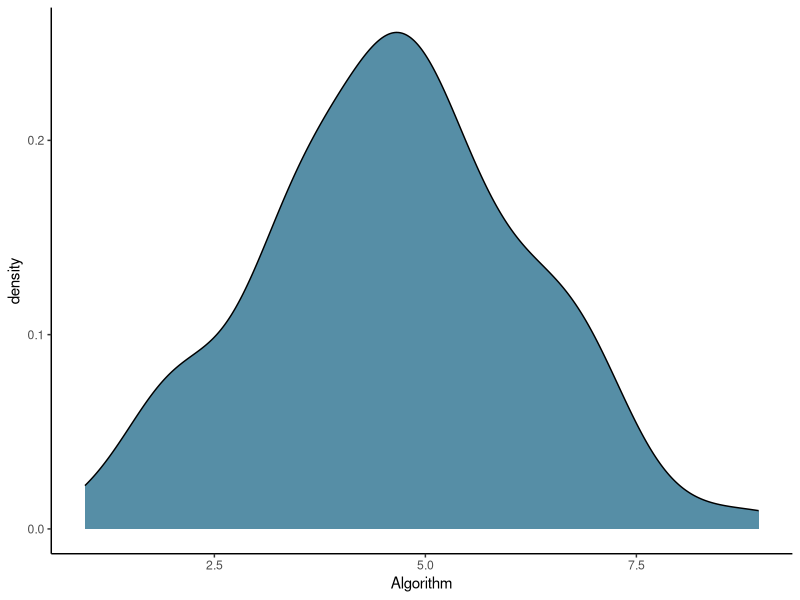
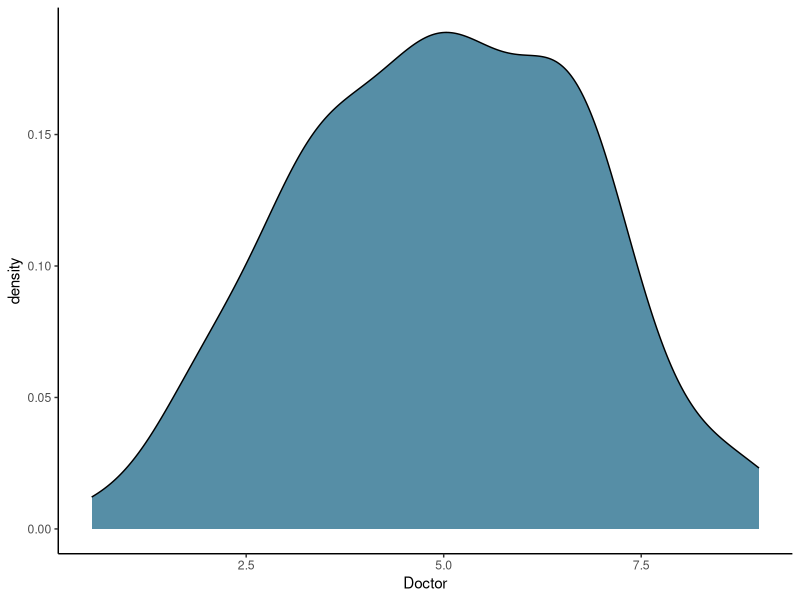
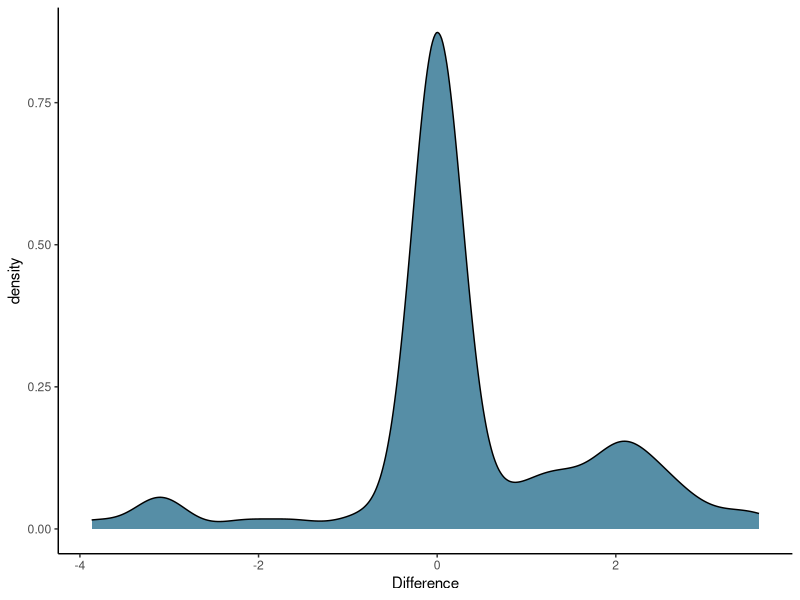
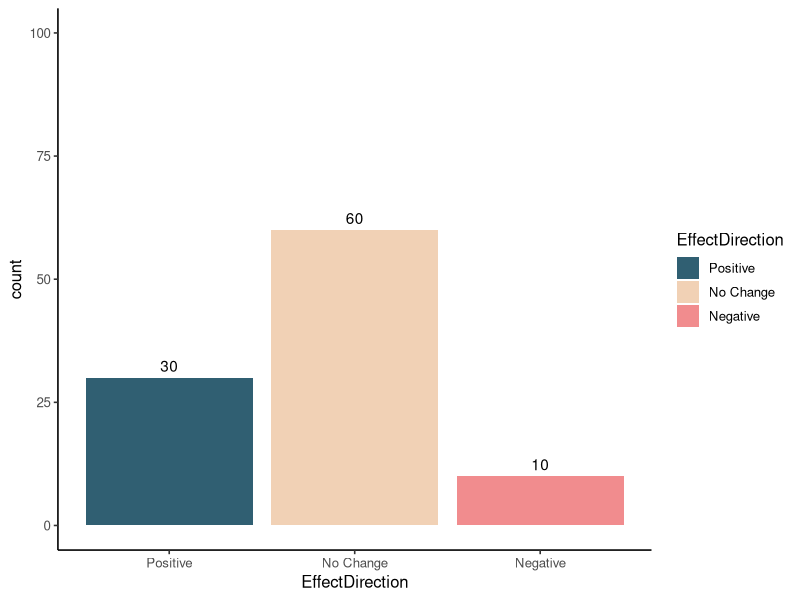
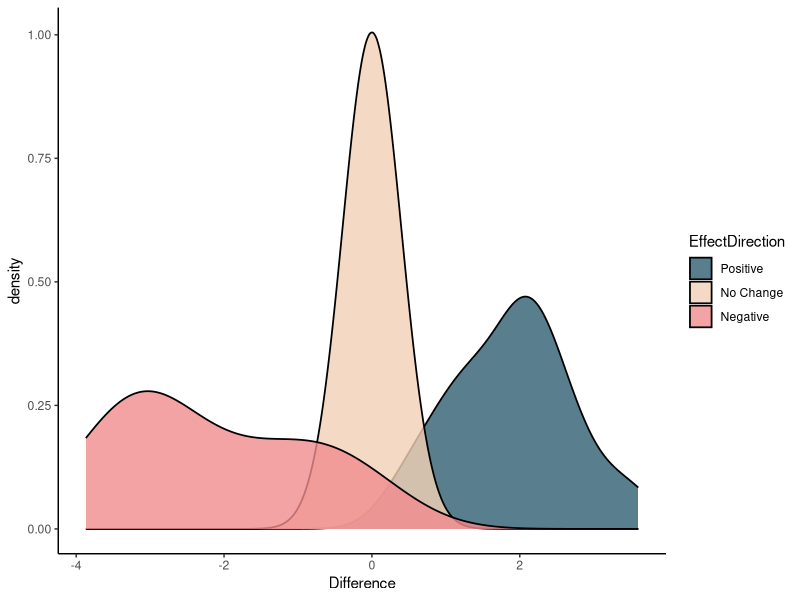
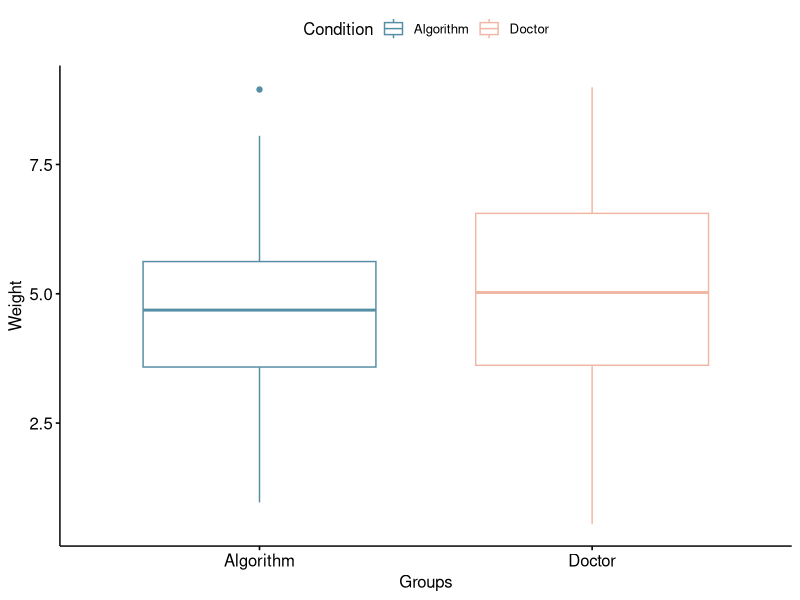
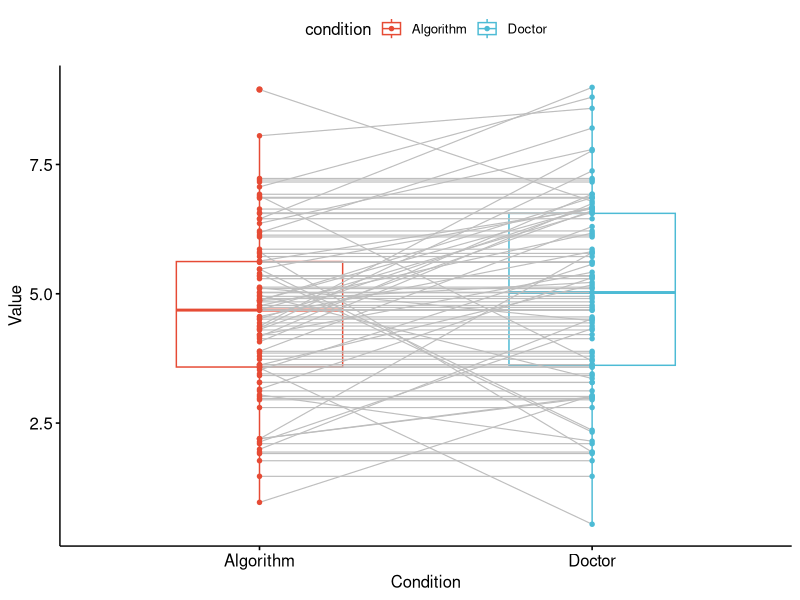
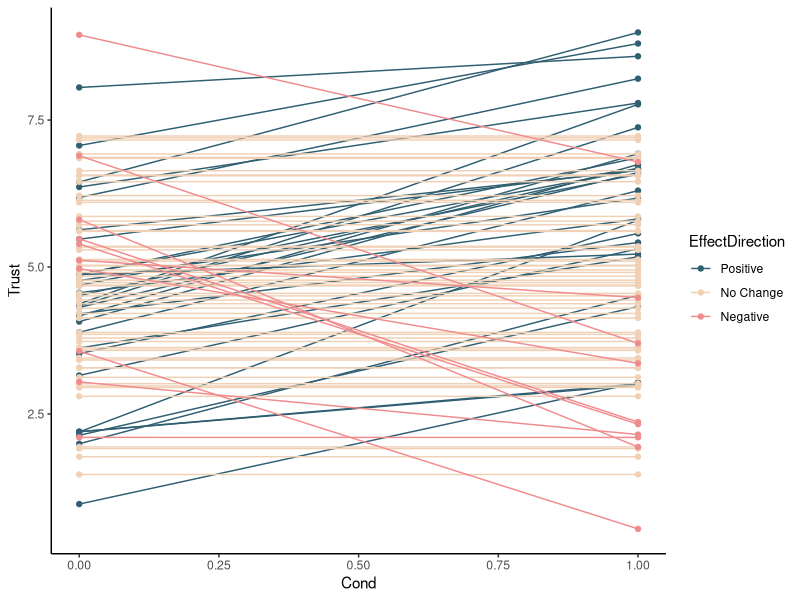

R code for these plots, in order:
## ---- chunk 1
knitr::opts_chunk$set(echo = TRUE)
## ---- chunk 2
if(!require(tidyverse))  {install.packages("tidyverse")}
if(!require(psych))  {install.packages("psych")}
if(!require(ggplot2))  {install.packages("ggplot2")}
if(!require(afex))  {install.packages("afex")}
if(!require(ggpubr))  {install.packages("ggpubr")}
if(!require(reshape))  {install.packages("reshape")}
if(!require(ggpubr))  {install.packages("ggpubr")}
if(!require(ggsci))  {install.packages("ggsci")}
if(!require(rstatix))  {install.packages("rstatix")}
if(!require(readr))  {install.packages("readr")}
## ---- chunk 3
Pos <- rnorm(30, mean = 2, sd = 1)
#Ensuring no negative values
Pos <- pmax(Pos, .0001)
describe(Pos)
## ---- chunk 4
Equal <- rnorm(60, mean = 0, sd = 0)
describe(Equal)
## ---- chunk 5
Neg <- rnorm(10, mean = -2, sd = 1)
# ensuring no positive values
Neg <- pmin(Neg, -.0001)

describe(Neg)
## ---- chunk 6
Difference <- c(Pos, Equal, Neg)
## ---- chunk 7
Algorithm <- rnorm(100, mean = 5, sd = 1.5)
describe(Algorithm)
## ---- chunk 8
SampleData <- as.data.frame(cbind(Algorithm, Difference))

summary(SampleData)
## ---- chunk 9
ggplot(data = SampleData, aes(Algorithm)) + geom_density(fill = "#568EA6") + theme_classic()
## ---- chunk 10
SampleData$Doctor <- SampleData$Algorithm + SampleData$Difference

describe(SampleData$Doctor)
## ---- chunk 11
ggplot(data = SampleData, aes(Doctor)) + geom_density(fill = "#568EA6") + theme_classic()
## ---- chunk 12
SampleData$Difference <- SampleData$Doctor - SampleData$Algorithm

describe(SampleData$Difference)
## ---- chunk 13
ggplot(data = SampleData, aes(Difference)) + geom_density(fill = "#568EA6") + theme_classic()
## ---- chunk 14
SampleData$PartNum <- 1:nrow(SampleData)
## ---- chunk 15
SampleData <- SampleData %>%
  mutate(
    EffectDirection  = case_when(
      Doctor > Algorithm ~  1,
      Doctor == Algorithm ~ 2,
      Doctor < Algorithm ~ 3,
      TRUE ~ NA_real_
    )
  )

SampleData$EffectDirection <- recode_factor(SampleData$EffectDirection, `1` = "Positive", `2` = "No Change", `3` = "Negative")

SampleCountTable <- table(SampleData$EffectDirection)
SampleCountTable

# Get Percentage of Distribution
prop.table(SampleCountTable)
## ---- chunk 16
ggplot(data = SampleData, aes(EffectDirection, fill = EffectDirection)) +  geom_bar() + geom_text(stat = 'count', aes(label = (..count../sum(..count..)*100)), vjust = -.5) + ylim(0,100) + scale_fill_manual(values=c("#305F72", "#F1D1B5", "#F18C8E")) + theme_classic2()
## ---- chunk 17
ggplot(data = SampleData, aes(Difference, fill = EffectDirection)) + geom_density(aes(fill=EffectDirection), size = .6, alpha=.8) + scale_fill_manual(values=c("#305F72", "#F1D1B5", "#F18C8E"))  + theme_classic()
## ---- chunk 18
SampleData_Long <- SampleData %>%
  pivot_longer(
    cols = c("Algorithm", "Doctor"),
    names_to = 'Condition', 
    values_to = 'Trust'
  )

SampleData_Long <- SampleData_Long %>%
  mutate(
  Cond = case_when(
  Condition == "Algorithm" ~ 0,
  Condition == "Doctor" ~ 1,
  TRUE ~ NA_real_
  )
)
## ---- chunk 19
SampleData_Long %>%
  t_test(Trust ~ Cond, paired = TRUE, detailed = TRUE)
## ---- chunk 20
SampleData_Long %>%
  cohens_d(Trust ~ Cond, paired = TRUE)
## ---- chunk 21
ggboxplot(SampleData_Long, x = "Condition", y = "Trust", 
          color = "Condition", palette = c("#568EA6", "#F0B7A4"),
          order = c("Algorithm", "Doctor"),
          ylab = "Weight", xlab = "Groups")
## ---- chunk 22
ggpaired(SampleData, cond1 = "Algorithm", cond2 = "Doctor",
          color = "condition", line.color = "grey", line.size = 0.4, palette = "npg")
## ---- chunk 23
SampleData_Long$EffectDirection <- as.factor(SampleData_Long$EffectDirection)

ggplot(data=SampleData_Long, aes(x=Cond, y=Trust, group=PartNum, color = EffectDirection)) +
  geom_line() + geom_point() + scale_color_manual(values=c("#305F72", "#F1D1B5", "#F18C8E")) + theme_classic()
## ---- chunk 24

ggplot(data=SampleData_Long, aes(x=Cond, y=Trust, group=PartNum, color = EffectDirection)) +
  geom_line(data = subset(SampleData_Long, EffectDirection == "Positive")) + geom_point(data = subset(SampleData_Long, EffectDirection == "Positive")) + scale_color_manual(values="#305F72") + theme_classic()
## ---- chunk 25

ggplot(data=SampleData_Long, aes(x=Cond, y=Trust, group=PartNum, color = EffectDirection)) +
  geom_line(data = subset(SampleData_Long, EffectDirection == "No Change")) + geom_point(data = subset(SampleData_Long, EffectDirection == "No Change")) + scale_color_manual(values= "#F1D1B5") + theme_classic()
## ---- chunk 26

ggplot(data=SampleData_Long, aes(x=Cond, y=Trust, group=PartNum, color = EffectDirection)) +
  geom_line(data = subset(SampleData_Long, EffectDirection == "Negative")) + geom_point(data = subset(SampleData_Long, EffectDirection == "Negative")) + scale_color_manual(values= "#F18C8E") + theme_classic()
## ---- chunk 27
write_csv2(SampleData, "SampleData.csv")
write_csv2(SampleData_Long, "SampleData_Long.csv")
